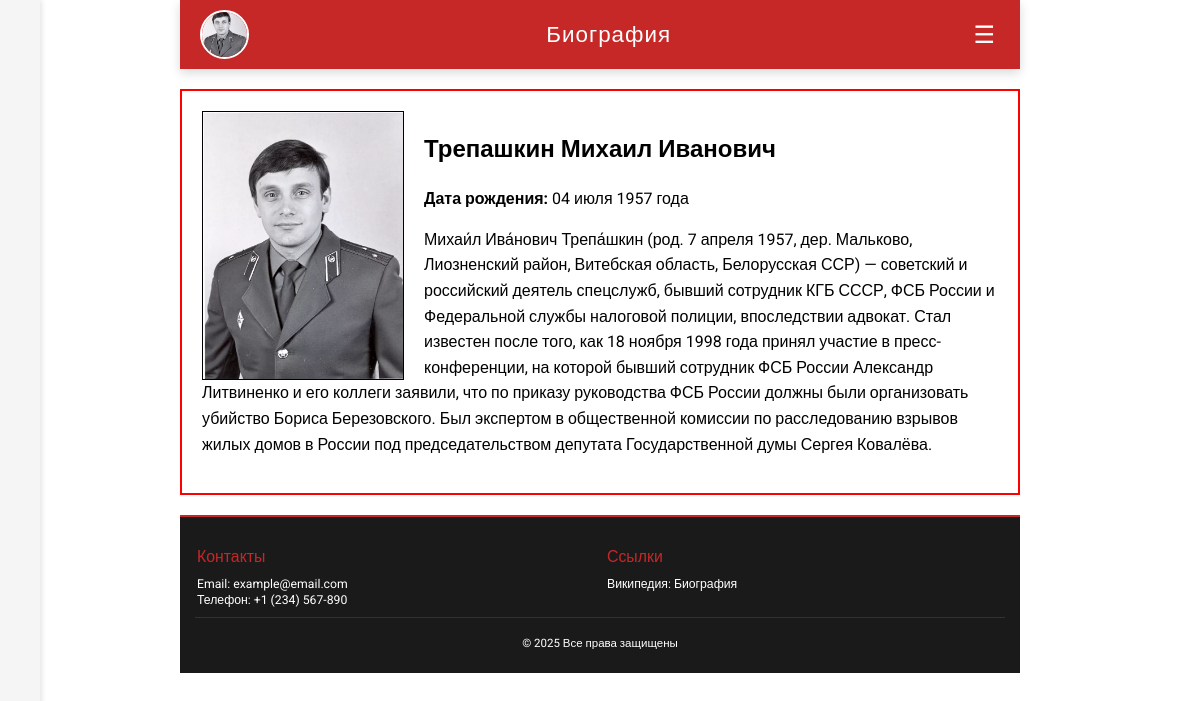
The page / on the database its author committed.
### bio/models.py (models this page shows, shortened)
class Biography(models.Model):
    full_name = models.CharField(max_length=200)
    birth_date = models.DateField()
    bio_text = models.TextField()
    photo = models.ImageField(upload_to='photos/', blank=True)

### bio/views.py (the view)
# urls.py: path('', views.bio_home, name='bio_home'),
def bio_home(request):
    bio = Biography.objects.first()  # Берем первую запись
    return render(request, 'bio/bio_home.html', {'bio': bio})

### bio/context_processors.py (called while the page is built)
def bio_context(request):
    bio = Biography.objects.first()
    return {'bio': bio}

### templates/bio/bio_home.html (shortened to what this page needs)
{% extends 'base.html' %}
{% block header_title %}Биография{% endblock %}
{% block content %}
<div class="bio-container">
    {% if bio %}
        {% if bio.photo %}
            <img src="{{ bio.photo.url }}" alt="{{ bio.full_name }}" class="bio-photo">
        {% endif %}
        <h2>{{ bio.full_name }}</h2>
        <p><strong>Дата рождения:</strong> {{ bio.birth_date|date:"d E Y года" }}</p>
        <p class="bio-text">{{ bio.bio_text }}</p>
    {% else %}
        <p>Информация о биографии пока отсутствует.</p>
    {% endif %}
</div>
{% endblock %}

### templates/base.html (shortened to what this page needs)
<!DOCTYPE html>
<html lang="ru">
<head>
</head>
<body>
    <header>
        <div class="header-container">
            {% if bio and bio.photo %}
                <img src="{{ bio.photo.url }}" alt="Фото" class="header-photo">
            {% else %}
                <img src="https://via.placeholder.com/45" alt="Фото" class="header-photo">
            {% endif %}
            <h1>{% block header_title %}Биография{% endblock %}</h1>
            <button class="burger" aria-label="Меню">☰</button>
        </div>
    </header>
    <aside class="sidebar" id="sidebar">
        <ul>
            <li>
                <div class="toggle">
                    <a href="{% url 'bio_home' %}">Главная</a>
                </div>
            </li>
            <li>
                <div class="toggle">
                    <a href="{% url 'news_list' %}">Новости</a>
                </div>
            </li>
            <li>
                <div class="toggle">
                    <a href="{% url 'memoirs_list' %}">Мемуары</a>
                </div>
            </li>
            <li>
                <div class="toggle">
                    <a href="{% url 'blog_list' %}">Блог</a>
                </div>
            </li>
        </ul>
    </aside>
    <main id="main-content">
        {% block content %}{% endblock %}
    </main>
    <footer>
        <div class="footer-container">
            <div class="footer-section">
                <h3>Контакты</h3>
                <p>Email: <a href="mailto:example@email.com">example@email.com</a></p>
                <p>Телефон: <a href="tel:+1234567890">+1 (234) 567-890</a></p>
            </div>
            <div class="footer-section">
                <h3>Ссылки</h3>
                <p><a href="https://ru.wikipedia.org/wiki/Биография" target="_blank">Википедия: Биография</a></p>
            </div>
        </div>
        <div class="footer-copyright">
            <p>© 2025 Все права защищены</p>
        </div>
    </footer>
    {% load static %}
</body>
</html>

### templates/base.html (style rules this page uses)
body { background-color: white; max-width: 70%; color: black; font-family: 'Roboto', 'Arial', sans-serif; margin: 0 auto; padding: 0; line-height: 1.5; }
header { background-color: #c62828; padding: 10px 20px; box-shadow: 0 4px 10px rgba(0, 0, 0, 0.15); position: sticky; top: 0; z-index: 1000; }
.header-container { display: grid; grid-template-columns: auto 1fr auto; align-items: center; max-width: 1200px; margin: 0 auto; }
.header-photo { width: 45px; height: 45px; border-radius: 50%; border: 2px solid white; object-fit: cover; transition: transform 0.3s ease, box-shadow 0.3s ease; }
header h1 { font-size: 1.4em; color: white; margin: 0; text-align: center; font-weight: 400; letter-spacing: 1px; }
.burger { font-size: 1.5em; color: white; background: none; border: none; cursor: pointer; padding: 5px; }
aside.sidebar { width: 250px; background-color: #f5f5f5; position: fixed; top: 0; left: -250px; height: 100%; padding: 20px; box-shadow: 2px 0 5px rgba(0, 0, 0, 0.1); transition: left 0.3s ease; z-index: 900; }
.sidebar ul { list-style: none; padding: 0; margin: 0; }
.sidebar li { margin: 15px 0; }
.sidebar a { color: #c62828; text-decoration: none; font-weight: 500; transition: color 0.3s ease; display: block; padding: 10px; }
main { margin-left: 0; transition: margin-left 0.3s ease; }
footer { background-color: #1a1a1a; color: #ffffff; padding: 10px 15px; font-size: 0.9em; border-top: 2px solid #c62828; }
.footer-container { max-width: 1200px; margin: 0 auto; display: grid; grid-template-columns: repeat(auto-fit, minmax(200px, 1fr)); gap: 10px; }
.footer-section { padding: 2px; }
.footer-section h3 { font-size: 1.1em; color: #c62828; margin-bottom: 5px; font-weight: 500; padding-bottom: 3px; }
.footer-section h3::after { content: ''; position: absolute; width: 20px; height: 1px; background-color: #ffffff; bottom: 0; left: 0; }
.footer-section p { margin: 2px 0; line-height: 1.2; font-size: 0.85em; }
.footer-section a { color: #ffffff; text-decoration: none; transition: color 0.3s ease, transform 0.3s ease; }
.footer-copyright { text-align: center; padding-top: 5px; font-size: 0.8em; border-top: 1px solid rgba(255, 255, 255, 0.1); width: 100%; margin-top: 5px; }

### templates/bio/bio_home.html (style rules this page uses)
.bio-container { max-width: 800px; margin: 20px auto; padding: 20px; border: 2px solid red; }
.bio-photo { float: left; margin-right: 20px; border: 1px solid black; max-width: 200px; height: auto; }
.bio-text { line-height: 1.6; }

### rows shown on the page
Biography: photo (picture), full_name "Трепашкин Михаил Иванович", birth_date "04 июля 1957 года", bio_text "Михаи́л Ива́нович Трепа́шкин (род. 7 апреля 1957, дер. Мальково, Лиозненский район, Витебская область, Белорусская ССР) — советский и российский деятель спецслужб, бывший сотрудник КГБ СССР, ФСБ России и Федеральной службы налоговой полиции, впоследствии адвокат. Стал известен после того, как 18 ноября 1998 года принял участие в пресс-конференции, на которой бывший сотрудник ФСБ России Александр Литвиненко и его коллеги заявили, что по приказу руководства ФСБ России должны были организовать убийство Бориса Березовского. Был экспертом в общественной комиссии по расследованию взрывов жилых домов в России под председательством депутата Государственной думы Сергея Ковалёва."
